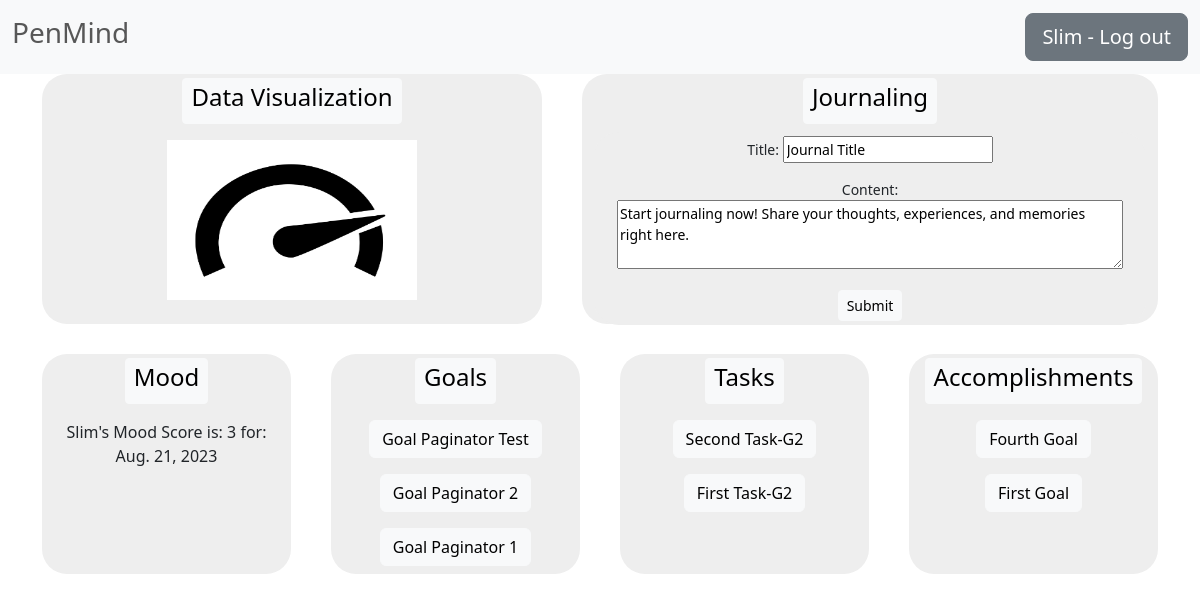
The page /profile/ (signed in) on the database as committed earlier.
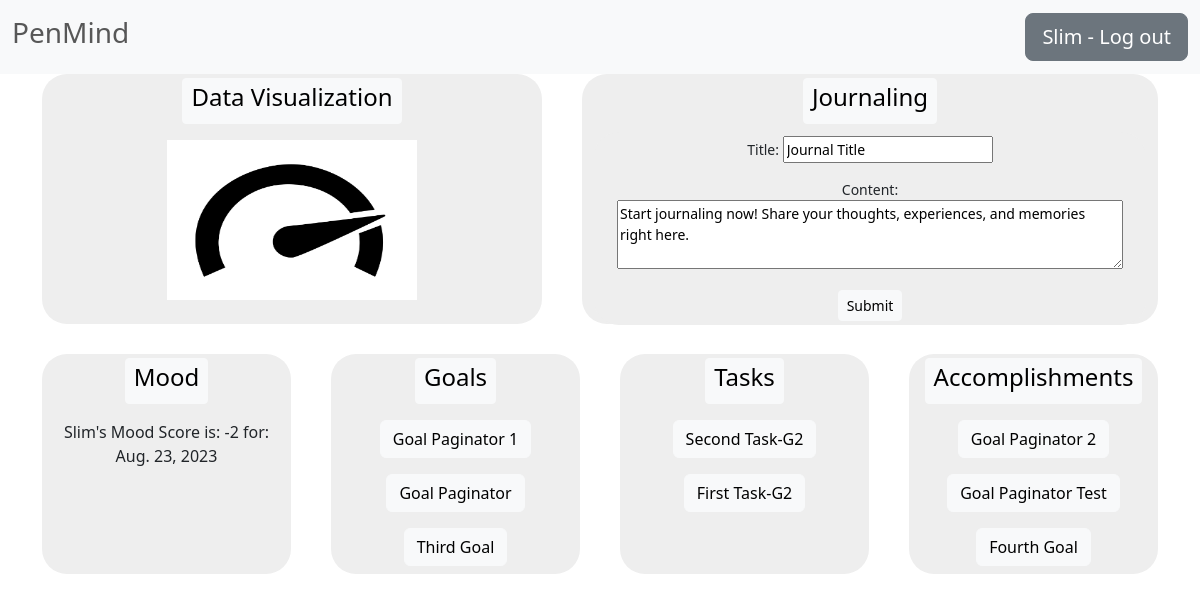
The same page on the database as committed later.
### MyMood/models.py (models this page shows)
class DataMood(models.Model):
    user = models.ForeignKey(User, on_delete=models.CASCADE, null=True)
    mood_score = models.CharField(max_length=2)
    mood_date = models.DateField(auto_now_add=True)
    class Meta:
        ordering = ["-id"]
    def __str__(self):
        return self.mood_score

### Endeavors/models.py (models this page shows)
class Endeavor(models.Model):
    author = models.ForeignKey(User, on_delete=models.CASCADE)
    title = models.CharField(max_length=100, null=True)
    start_date = models.DateField(null=True)
    def __str__(self):
        return self.title
    class Meta:
        ordering = ["-id"]

### To_Do/models.py (models this page shows)
class Task(models.Model):
    goal = models.ForeignKey(Endeavor, on_delete=models.CASCADE, null=True, related_name="todo_tasks")
    title = models.CharField(max_length=200, null=True)
    description = models.TextField(null=True, blank=True)
    starting_time = models.DateTimeField()
    completed = models.BooleanField(default=False, null=True, blank=True)
    def __str__(self):
        return self.title

### Accomplished/models.py (models this page shows)
class AccomplishedGoal(models.Model):
    author = models.ForeignKey(User, on_delete=models.CASCADE)
    program_title = models.CharField(max_length=100, null=True, unique=True)
    start_day = models.DateField(null=True)
    end_day = models.DateTimeField(auto_now_add=True)
    summary = models.TextField(null=True, blank=True)
    class Meta:
        ordering = ["-id"]
    def __str__(self):
        return self.program_title

### users/views.py (the view, shortened to what this page needs)
# urls.py: path('profile/', login_required(ProfileTemplateViews.as_view()), name='profile'),
class ProfileTemplateViews(TemplateView):
    template_name = "users/profile.html"
    def get_context_data(self, **kwargs):
        context = super().get_context_data(**kwargs)
        context["form"] = JournalModelForm(initial={"content": "Start journaling now! Share your thoughts, experiences,"
                                                               " and memories right here.",
                                                    "title": "Journal Title"})
        context["list_endeavor"] = Endeavor.objects.filter(author=self.request.user)[:3]
        context["list_task"] = Task.objects.filter(goal__author=self.request.user)[:2]
        context["list_accomplished"] = AccomplishedGoal.objects.filter(author=self.request.user)[:3]
        context["mood"] = DataMood.objects.filter(user=self.request.user).first()
        return context

### Journaling/forms.py
class JournalModelForm(forms.ModelForm):
    class Meta:
        model = Journal
        fields = ["title", "content"]
        widgets = {"content": forms.Textarea(attrs={'rows': 3, 'cols': 60})}

### users/templates/users/profile.html (shortened to what this page needs)
{% extends "users/base.html" %}
{% load static %}
{% block content %}
<link rel="stylesheet" type="text/css" href="{% static 'users/style.css' %}">
<div class="container text-center">
  <div class="row">
    <div  class="col-8 section-card" id="data_visualization">
      <a href="{% url 'data' %}" class="btn btn-light btn-sm mt-1"><h4>Data Visualization</h4></a>
      <div class="mt-3" ><img src="{% static 'black.png' %}" height="160" width="250"></div>
    </div>
    <div class="col section-card" id="journaling">
      <a href="{% url 'journal' %}" class="btn btn-light btn-sm mt-1 mb-2"><h4>Journaling</h4></a>
      <form style="border: none" id="form " class="form-control form-control-sm section-card" method="post" >
        {{ form.as_p }}
          <input class="btn btn-light btn-sm" type="submit">
      </form>
    </div>
  </div>
  <div class="row">
    <div class="col section-card" id="mymood"><a href="{% url 'mood' %}" class="btn btn-light btn-sm mt-1"><h4>Mood</h4></a>
      <div>
        <p class="text-center text-dark mt-3">
          {{user.username|title}}'s Mood Score is: {{mood}} for: {{mood.mood_date}}
        </p>
      </div>
    </div>
    <div class="col section-card" id="endeavors"><a href="{% url 'list_endeavor' %}" class="btn btn-light btn-sm mt-1">
      <h4>Goals</h4></a>
      {% if list_endeavor %}
        {% for program_title in list_endeavor %}
          <div>
            <a class="btn btn-light mt-3" href="{% url 'detail_endeavor' program_title.pk %} ">{{ program_title|title}}</a>
          </div>
        {% endfor %}
      {% else %}
        <p class="container mt-3 text-dark">"No goals set up yet.
          Start by creating your first goal to organize your tasks and goals."</p>
      {% endif %}
    </div>
    <div class="col section-card" id="to_do"><a href="{% url 'todos' %}" class="btn btn-light btn-sm mt-1">
      <h4>Tasks</h4></a>
      {% if list_task %}
        {% for task_title in list_task %}
          <div>
            <a class="btn btn-light mt-3" href="{% url 'detail_todo' task_title.pk %}">{{ task_title|title}}</a>
          </div>
        {% endfor %}
      {% else %}
        <p class="container mt-3 text-dark">"No tasks available yet.
          Add tasks to your goals to track your progress and accomplishments."</p>
      {% endif %}
    </div>
    <div class="col section-card" id="accomplished"><a href="{% url 'done' %}" class="btn btn-light btn-sm mt-1">
      <h4>Accomplishments</h4></a>
      {% if list_accomplished %}
        {% for program_title in list_accomplished %}
          <div>
            <a class="btn btn-light mt-3" href="{% url 'done' %}">{{ program_title|title}}</a>
          </div>
        {% endfor %}
      {% else %}
      <div>
        <p class="container mt-3">"You haven't accomplished any goals yet.
          Keep working on your tasks and goals to mark your progress and celebrate your achievements!"</p>
      </div>
      {% endif %}
    </div>
  </div>
</div>
{% endblock content %}

Rows that differ between the two databases and show on the page:
no longer on this page (row unchanged): DataMood: mood_score "3", mood_date "Aug. 21, 2023"
removed Endeavor: title "Goal Paginator Test"
removed Endeavor: title "Goal Paginator 2"
no longer on this page (row unchanged): AccomplishedGoal: program_title "First Goal"
added DataMood: mood_score "-2", mood_date "Aug. 23, 2023"
now on this page (row unchanged): Endeavor: title "Goal Paginator"
now on this page (row unchanged): Endeavor: title "Third Goal"
added AccomplishedGoal: program_title "Goal Paginator 2"
added AccomplishedGoal: program_title "Goal Paginator Test"
